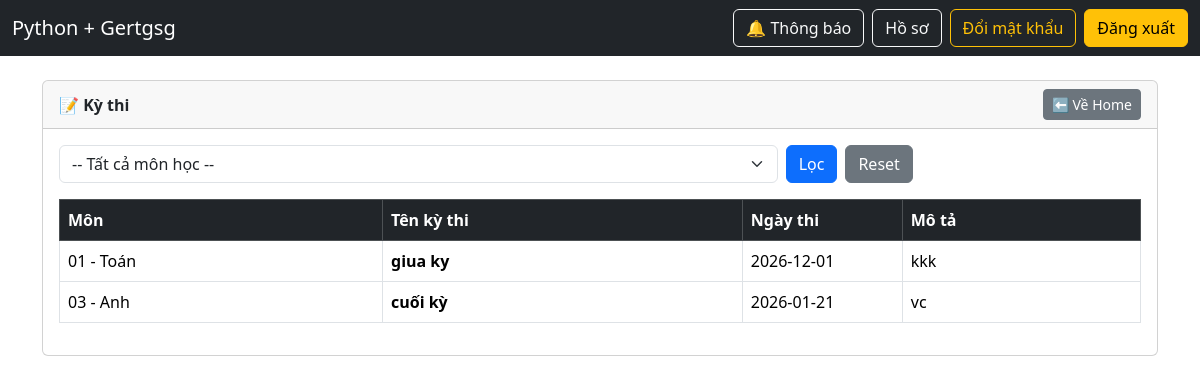
Screenshot of /student/exams (signed in) with the database file from the repository.
### models.py (models this page shows, shortened)
class Exam(db.Model):
    __tablename__ = "exams"
    id = db.Column(db.Integer, primary_key=True, autoincrement=True)
    name = db.Column(db.String(255), nullable=False, index=True)
    exam_date = db.Column(db.Date, nullable=True)
    description = db.Column(db.Text, nullable=True)
    subject_id = db.Column(
        db.Integer,
        db.ForeignKey("subjects.id", ondelete="CASCADE"),
        nullable=False,
        index=True,
    )
    subject = db.relationship("Subject", backref=db.backref("exams", lazy=True))

class Subject(db.Model):
    __tablename__ = "subjects"
    id = db.Column(db.Integer, primary_key=True, autoincrement=True)
    code = db.Column(db.String(50), unique=True, nullable=False, index=True)
    name = db.Column(db.String(255), nullable=False, index=True)
    credits = db.Column(db.Integer, nullable=False, default=3)
    description = db.Column(db.Text, nullable=True)

### student_routes.py (the view)
@student_bp.get("/exams")
@login_required
@roles_required("student", "admin", "manager")
def student_exams():
    subject_id = request.args.get("subject_id", type=int)
    subjects = Subject.query.order_by(Subject.name.asc()).all()
    query = Exam.query
    if subject_id:
        query = query.filter(Exam.subject_id == subject_id)
    exams = query.order_by(Exam.exam_date.desc().nullslast(), Exam.id.desc()).all()
    return render_template(
        "student/exams.html",
        exams=exams,
        subjects=subjects,
        subject_id=subject_id
    )

### app.py (called while the page is built)
@app.context_processor
def inject_csrf():
    def form_csrf_token():
        return Markup(f'<input type="hidden" name="csrf_token" value="{generate_csrf()}">')
    return dict(form_csrf_token=form_csrf_token)

@login_manager.user_loader
def load_user(user_id: str):
    try:
        return Student.query.get(int(user_id))
    except Exception:
        return None

@app.context_processor
def inject_noti_count():
    if current_user.is_authenticated:
        count = Notification.query.filter_by(user_id=current_user.id, is_read=False).count()
        return {"noti_unread_count": count}
    return {"noti_unread_count": 0}

### auth.py (called while the page is built)
def roles_required(*roles):
    def decorator(fn):
        @wraps(fn)
        def wrapper(*args, **kwargs):
            if not current_user.is_authenticated:
                abort(401)
            user_role = (getattr(current_user, "role", "") or "").strip().lower()
            if user_role not in [r.lower() for r in roles]:
                abort(403)
            return fn(*args, **kwargs)
        return wrapper
    return decorator

### templates/student/exams.html (shortened to what this page needs)
{% extends "base.html" %}
{% set title="Kỳ thi" %}
{% block content %}
<div class="card">
  <div class="card-header d-flex justify-content-between align-items-center">
    <b>📝 Kỳ thi</b>
    <a class="btn btn-secondary btn-sm" href="{{ url_for('student.student_home') }}">⬅ Về Home</a>
  </div>
  <div class="card-body">
    <form class="row g-2 mb-3" method="GET">
      <div class="col-md-8">
        <select class="form-select" name="subject_id">
          <option value="">-- Tất cả môn học --</option>
        </select>
      </div>
      <div class="col-md-4 d-flex gap-2">
        <button class="btn btn-primary">Lọc</button>
        <a class="btn btn-secondary" href="{{ url_for('student.student_exams') }}">Reset</a>
      </div>
    </form>
    <div class="table-responsive">
      <table class="table table-bordered align-middle">
        <thead class="table-dark">
          <tr>
            <th>Môn</th>
            <th>Tên kỳ thi</th>
            <th style="width:160px;">Ngày thi</th>
            <th>Mô tả</th>
          </tr>
        </thead>
        <tbody>
          {% for e in exams %}
          <tr>
            <td>{{ e.subject.code }} - {{ e.subject.name }}</td>
            <td><b>{{ e.name }}</b></td>
            <td>{{ e.exam_date or "" }}</td>
            <td>{{ e.description or "" }}</td>
          </tr>
          {% endfor %}
        </tbody>
      </table>
    </div>
  </div>
</div>
{% endblock %}

### rows the page displays
Exam: subject.code "01", subject.name "Toán", name "giua ky", exam_date "2026-12-01", description "kkk"
Exam: subject.code "03", subject.name "Anh", name "cuối kỳ", exam_date "2026-01-21", description "vc"
